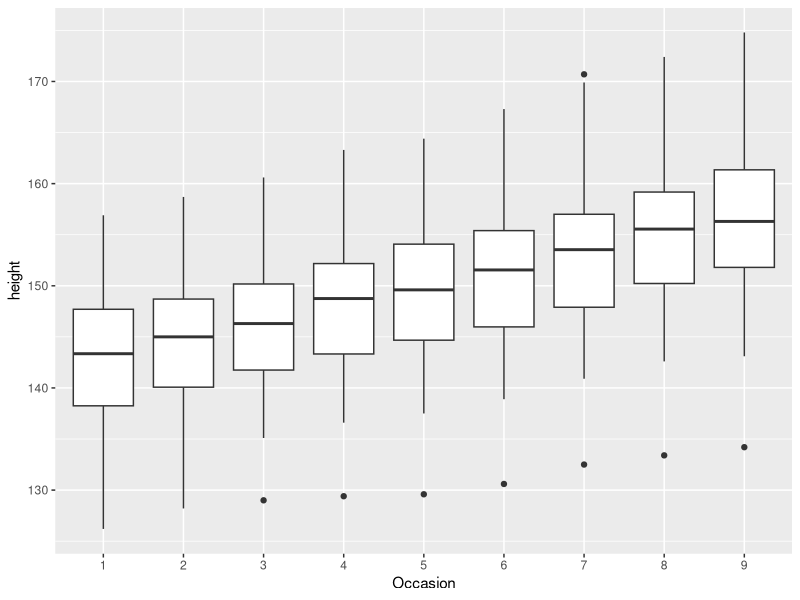
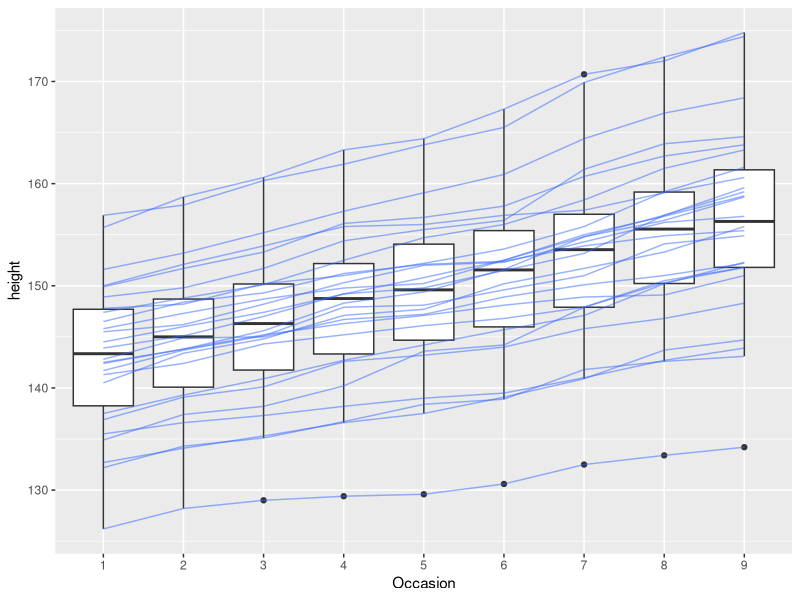

Generate these figures, in order, with R:

# -------------------------------------------------------------------------

      # Overriding the Default Grouping #

# -------------------------------------------------------------------------

library(ggplot2)

# -------------------------------------------------------------------------
data(Oxboys, package = "nlme")

# -------------------------------------------------------------------------
ggplot(Oxboys, aes(Occasion, height))+
  geom_boxplot()

# -------------------------------------------------------------------------

        # to add a line that connects each individual boy#

# -------------------------------------------------------------------------

ggplot(Oxboys, aes(Occasion, height)) + 
  geom_boxplot() +
  geom_line(aes(group=Subject), colour = "#3366FF", alpha = 0.5)

# -------------------------------------------------------------------------


